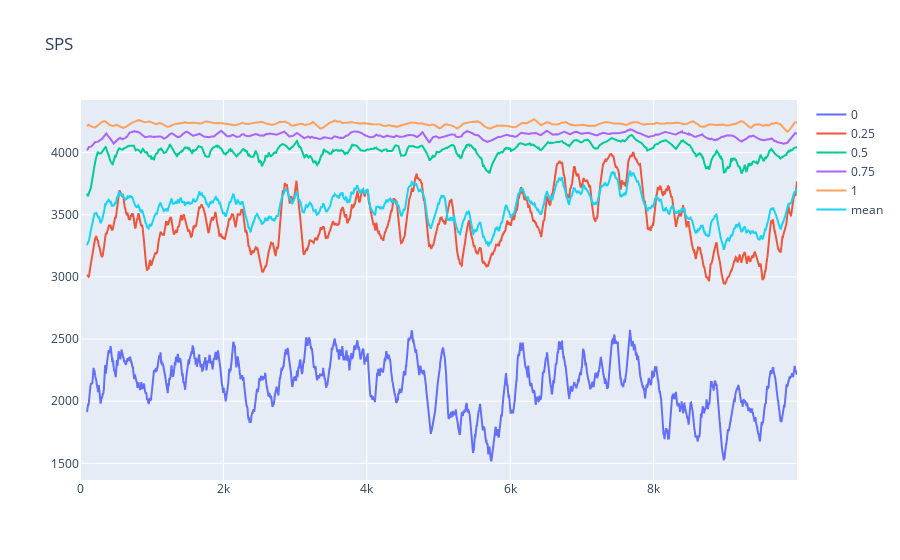

This figure's notebook cell:
### Code cell
qs = [0, 0.25, 0.5, 0.75, 1]
values = np.quantile(1 / times[:, 1:], qs, axis=0)

fig = go.Figure(layout_title="SPS")
for q, v in zip(qs, values):
    fig.add_scatter(y=pd.Series(v).rolling(100).mean(), mode="lines", name=q)

fig.add_scatter(
    y=pd.Series(1 / times[:, 1:].mean(axis=0)).rolling(100).mean(),
    mode="lines",
    name="mean",
)
fig

### Figure 1 — Plotly figure (JSON) as saved in the notebook; plotly's stock layout.template omitted (floating-point values rounded to 4 significant figures; data arrays with more than 128 entries replaced by an {"elided": "..."} marker saying what was removed)
{"data": [{"mode": "lines", "name": "0", "type": "scatter", "y": {"elided": "10000 float values"}}, {"mode": "lines", "name": "0.25", "type": "scatter", "y": {"elided": "10000 float values"}}, {"mode": "lines", "name": "0.5", "type": "scatter", "y": {"elided": "10000 float values"}}, {"mode": "lines", "name": "0.75", "type": "scatter", "y": {"elided": "10000 float values"}}, {"mode": "lines", "name": "1", "type": "scatter", "y": {"elided": "10000 float values"}}, {"mode": "lines", "name": "mean", "type": "scatter", "y": {"elided": "10000 float values"}}], "layout": {"title": {"text": "SPS"}}}
